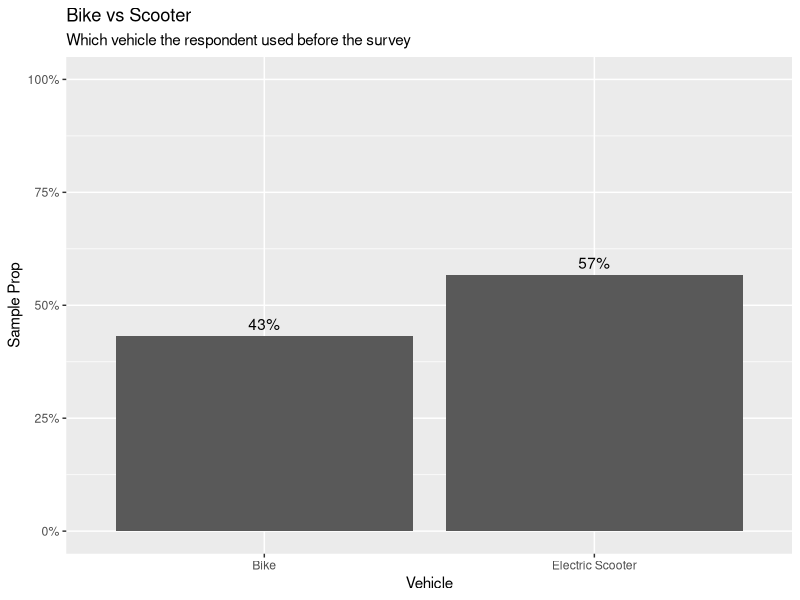
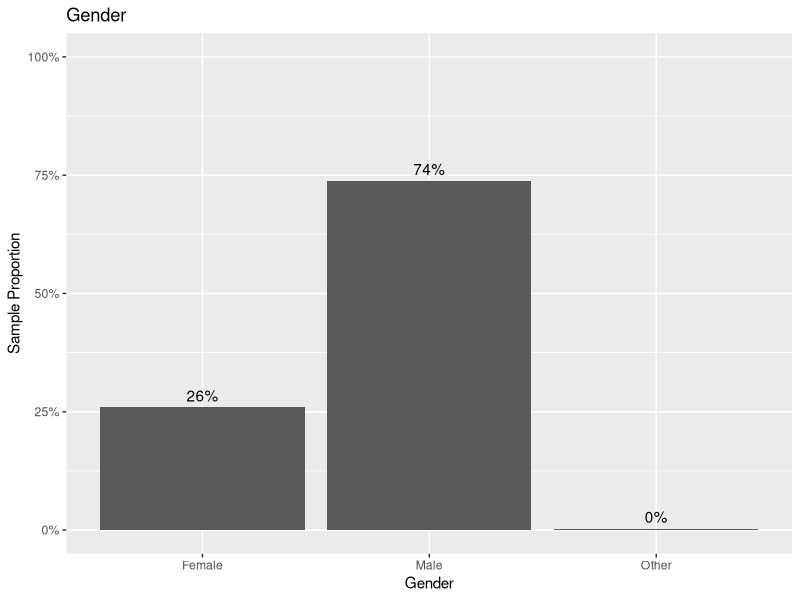
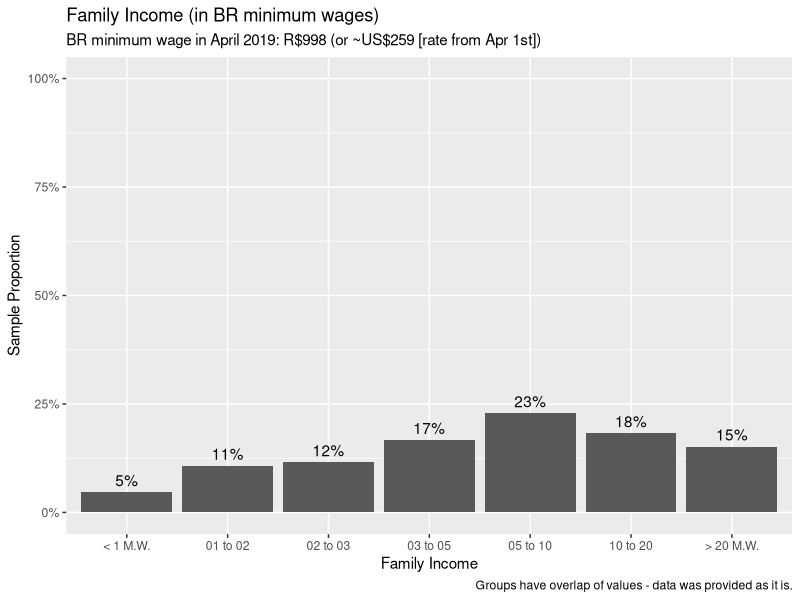
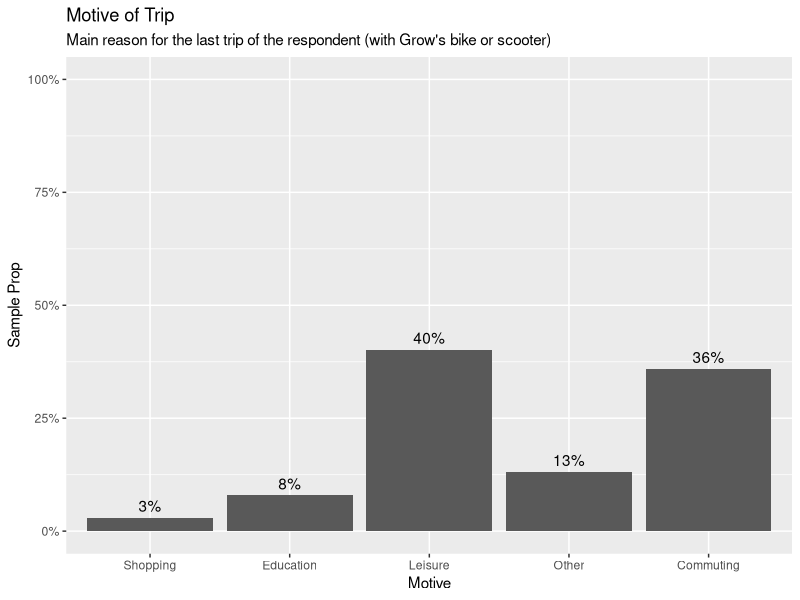
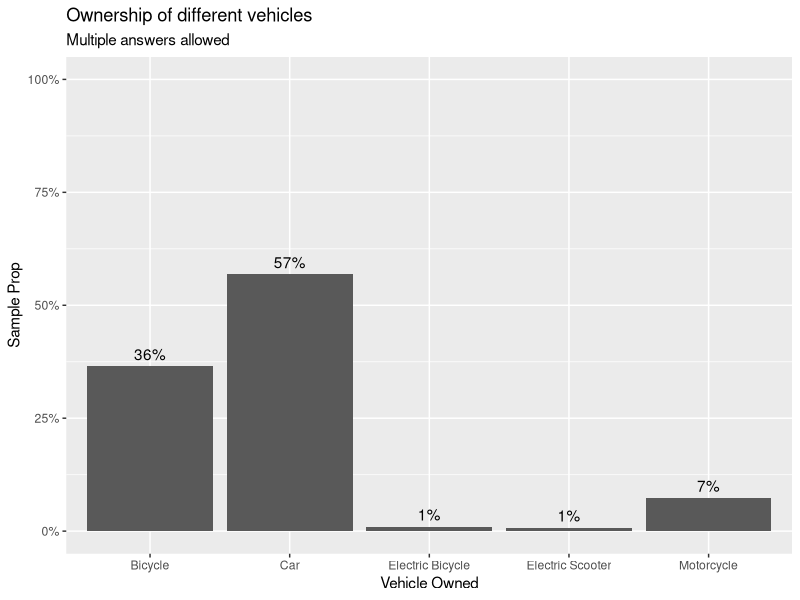

Source code (R) for these figures, in order:
## ---- chunk 1
library(ggplot2)
library(scales)
library(dplyr)
## ---- chunk 2
setwd("C:/Users/enasb/Google Drive/Data Science/Grow - Pesquisa Micromobilidade/pesquisa_mobilidade_grow")
## ---- chunk 3
df <- read.csv2("pesquisa_micromobilidade_yellow.csv", stringsAsFactors = FALSE)
str(df)
## ---- chunk 4
df %>% 
  ggplot(., aes(x=veiculo)) + 
  geom_bar(aes(y=..prop..,group = 1), stat="count", position=position_dodge()) +
  geom_text(aes(label=scales::percent(round(..prop..,2)), 
                y=..prop..,group = 1), stat="count", vjust=-.5, position=position_dodge(.9)) +
  scale_y_continuous(limits=c(0,1),labels = scales::percent) +
  scale_x_discrete(labels = c('Bike','Electric Scooter'))  +
  labs(title= "Bike vs Scooter",
       subtitle = "Which vehicle the respondent used before the survey",
       y="Sample Prop",
       x='Vehicle')
## ---- chunk 5
df %>% 
  ggplot(., aes(x=genero)) + 
  geom_bar(aes(y=..prop..,group = 1), stat="count", position=position_dodge()) +
  geom_text(aes(label=scales::percent(round(..prop..,2)), 
                y=..prop..,group = 1), stat="count", vjust=-.5, position=position_dodge(.9)) +
  scale_y_continuous(limits=c(0,1),labels = scales::percent) +
  scale_x_discrete(labels = c('Female','Male','Other'))  +
  labs(title= "Gender",
       y="Sample Proportion",
       x='Gender')
## ---- chunk 6
df %>% 
  ggplot(., aes(x=renda_familiar)) + 
  geom_bar(aes(y=..prop..,group = 1), stat="count", position=position_dodge()) +
  geom_text(aes(label=scales::percent(round(..prop..,2)), 
                y=..prop..,group = 1), stat="count", vjust=-.5, position=position_dodge(.9)) +
  scale_y_continuous(limits=c(0,1),labels = scales::percent) +
  scale_x_discrete(labels = c('< 1 M.W.',
                              '01 to 02',
                              '02 to 03',
                              '03 to 05',
                              '05 to 10',
                              '10 to 20',
                              '> 20 M.W.'))  +
  labs(title= "Family Income (in BR minimum wages)",
       subtitle = "BR minimum wage in April 2019: R$998 (or ~US$259 [rate from Apr 1st])",
       y="Sample Proportion",
       x='Family Income',
       caption = 'Groups have overlap of values - data was provided as it is.')
  
## ---- chunk 7
df %>% 
  ggplot(., aes(x=motivo)) + 
  geom_bar(aes(y=..prop..,group = 1), stat="count", position=position_dodge()) +
  geom_text(aes(label=scales::percent(round(..prop..,2)), 
                y=..prop..,group = 1), stat="count", vjust=-.5, position=position_dodge(.9)) +
  scale_y_continuous(limits=c(0,1),labels = scales::percent) +
  scale_x_discrete(breaks = c('COMPRAS','EDUCACAO',
                              'TRABALHO','LAZER',
                              'OUTROS'), 
                   labels = c('Shopping','Education',
                              'Commuting','Leisure',
                              'Other'))  +
  labs(title= "Motive of Trip",
       subtitle = "Main reason for the last trip of the respondent (with Grow's bike or scooter)",
       y="Sample Prop",
       x='Motive')
  
## ---- chunk 8
ownership <- cbind(sum(df$posse_bicicleta),
                           sum(df$posse_bicicleta_eletrica),
                           sum(df$posse_patinete_eletrica),
                           sum(df$posse_motocicleta),
                           sum(df$posse_automovel))
ownership <- ownership/nrow(df)
colnames(ownership) <- c('Bicycle',
                         'Electric Bicycle',
                         'Electric Scooter',
                         'Motorcycle',
                         'Car')
ownership <- t(ownership)
ownership <- cbind(ownership,as.data.frame(rownames(ownership)))
colnames(ownership) <- c('proportion','item')

ggplot(ownership, aes(y=proportion, x=item)) + 
  geom_bar(position="dodge", stat="identity") +
  geom_text(aes(label=scales::percent(round(proportion,2)), 
                y=proportion,group = 1), vjust=-.5, position=position_dodge(.9)) +
  scale_y_continuous(limits=c(0,1),labels = scales::percent)+
  labs(title= "Ownership of different vehicles",
       subtitle = "Multiple answers allowed",
       y="Sample Prop",
       x='Vehicle Owned')
  
